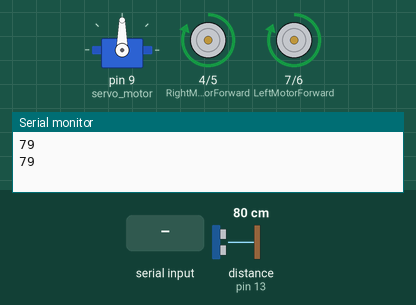
The sketch below on a simulated Arduino Uno, built with avr-gcc and run on an emulated ATmega328P. Shown: servo, motor-driver pin pairs drawn as motors (green arrow = first pin HIGH = forward, orange = second pin HIGH = backward, longer = more drive), the last lines printed to the serial monitor. Wiring (inferred from the names in the program): ultrasonic range finder: trigger pin 12; echo pin 13. The inputs (shaded band) are chosen by the test bench; at power-on: distance to the obstacle (sensor on pin 13) 80 cm. The echo pulse lasts 58.3 µs per cm.

Above: at 3.5 s.
3.6 s: distance to the obstacle (sensor on pin 13) set to 18 cm
5.1 s: distance to the obstacle (sensor on pin 13) set to 15 cm
At 7.0 s:
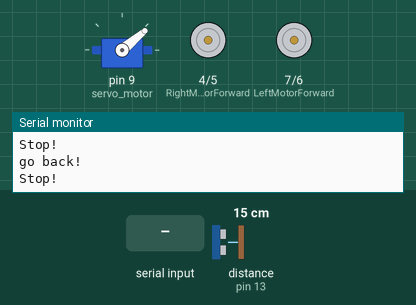
At 7.9 s:
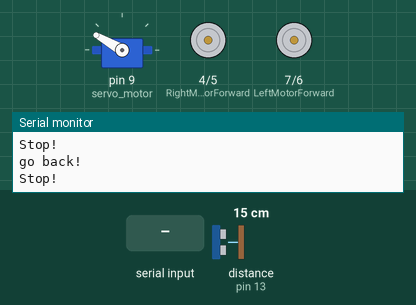
8.1 s: "L" received over Serial
At 8.8 s:
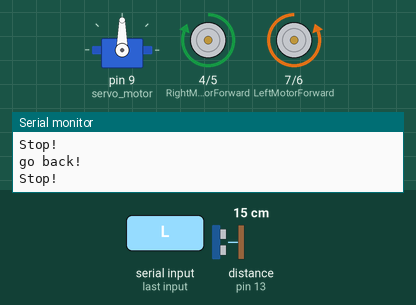
11.1 s: "F" received over Serial
14.1 s: distance to the obstacle (sensor on pin 13) set to 35 cm
Timing chart, 0 to 18.1 s (numbered marks = the images above; inputs shaded):
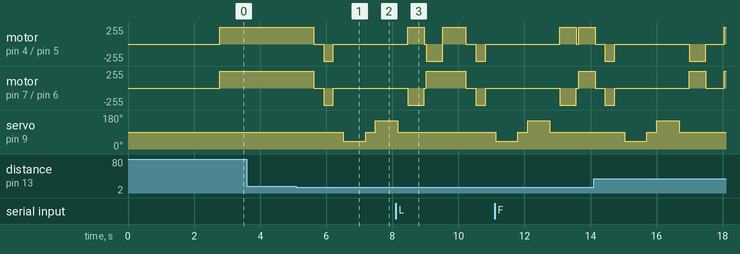

The sketch:

WLANcar.ino
```cpp
//MakewithREX Bot controller android app
#include <Servo.h>


//sensor pins
/*#define trig_pin A1 //analog input 1
#define echo_pin A2 //analog input 2
*/
int trigPin=12; int echoPin=13;
long duration,cm;


#define maximum_distance 200
boolean goesForward = false;
int distance = 100;

// NewPing sonar(trig_pin, echo_pin, maximum_distance); //sensor function
Servo servo_motor; //our servo name

char getstr;
const int LeftMotorForward = 7;
const int LeftMotorBackward = 6;
const int RightMotorForward = 4;
const int RightMotorBackward = 5;

int lookRight(){
  servo_motor.write(40);
  delay(500);
  int distance = readPing();
  delay(100);
  servo_motor.write(90);
  return distance;
}

int lookLeft(){
  servo_motor.write(150);
  delay(500);
  int distance = readPing();
  delay(100);
  servo_motor.write(90);
  return distance;
  delay(100);
}

int readPing(){
  delay(70);
  digitalWrite(trigPin,LOW);   delayMicroseconds(5);
  digitalWrite(trigPin,HIGH);  delayMicroseconds(10);
  digitalWrite(trigPin,LOW);

  duration = pulseIn(echoPin,HIGH);

  cm=(duration/2)/29.1; //*0.0341
  if (cm==0){
    cm=250;
  }
  return cm;
}


void _mForward()
{

  digitalWrite(LeftMotorForward, HIGH);
    digitalWrite(RightMotorForward, HIGH);

    digitalWrite(LeftMotorBackward, LOW);
    digitalWrite(RightMotorBackward, LOW);
 // Serial.println("go forward!");
}
void _mBack()
{

  digitalWrite(LeftMotorBackward, HIGH);
  digitalWrite(RightMotorBackward, HIGH);

  digitalWrite(LeftMotorForward, LOW);
  digitalWrite(RightMotorForward, LOW);
  Serial.println("go back!");
}
void _mleft()
{

  digitalWrite(LeftMotorBackward, HIGH);
  digitalWrite(RightMotorForward, HIGH);

  digitalWrite(LeftMotorForward, LOW);
  digitalWrite(RightMotorBackward, LOW);

  delay(500);

  digitalWrite(LeftMotorForward, HIGH);
  digitalWrite(RightMotorForward, HIGH);

  digitalWrite(LeftMotorBackward, LOW);
  digitalWrite(RightMotorBackward, LOW);

  Serial.println("go left!");
}
void _mright()
{


  digitalWrite(LeftMotorForward, HIGH);
  digitalWrite(RightMotorBackward, HIGH);

  digitalWrite(LeftMotorBackward, LOW);
  digitalWrite(RightMotorForward, LOW);

  delay(500);

  digitalWrite(LeftMotorForward, HIGH);
  digitalWrite(RightMotorForward, HIGH);

  digitalWrite(LeftMotorBackward, LOW);
  digitalWrite(RightMotorBackward, LOW);
  Serial.println("go right!");

}
void _mStop()
{
  digitalWrite(RightMotorForward, LOW);
  digitalWrite(LeftMotorForward, LOW);
  digitalWrite(RightMotorBackward, LOW);
  digitalWrite(LeftMotorBackward, LOW);
  Serial.println("Stop!");
}

void setup()
{

  Serial.begin(9600);
  pinMode(RightMotorForward, OUTPUT);
  pinMode(LeftMotorForward, OUTPUT);
  pinMode(LeftMotorBackward, OUTPUT);
  pinMode(RightMotorBackward, OUTPUT);

    servo_motor.attach(9); //our servo pin

  pinMode(trigPin,OUTPUT);
  pinMode(echoPin,INPUT);


  servo_motor.write(90);
  delay(2000);
  distance = readPing();
  delay(100);
  /*distance = readPing();
  delay(100);
  distance = readPing();
  delay(100);
  */distance = readPing();
  delay(100);
}


void loop()
  {
   int distanceRight = 0;
  int distanceLeft = 0;
  delay(50);

  distance = readPing();
   Serial.println(distance);
  delay(300);

    if (distance <= 15){
      Serial.println(distance);
     _mStop();
    delay(300);
    _mBack();
    delay(300);
    _mStop();
    delay(300);
    distanceRight = lookRight();
    delay(300);
    distanceLeft = lookLeft();
    delay(300);

     if (distance >= distanceRight){
      _mleft();
      _mStop();
    }
    else{
      _mright();
      _mStop();
    }
  }
  else{
    _mForward();
  }


  distance = readPing();

   //else{
  getstr=Serial.read();
 if(getstr=='F')
  {
    _mForward();
  }
  else if(getstr=='B')
  {
    _mBack();
    delay(200);
  }
  else if(getstr=='R')// according to my robot. otherwise L
  {
    _mleft();
    delay(200);
  }
  else if(getstr=='L') // according to my robot. otherwise R
  {
    _mright();
    delay(200);
  }
  else if(getstr=='X')
  {
     _mStop();
  }

   distance = readPing();
}
```

Measured:
- the behaviour switches between 17 and 16 cm on distance to the obstacle (sensor on pin 13) (found by bisection; images 0 and 1)
- after the input at 5.1 s, motor on pin 4 (RightMotorForward) / pin 5 (RightMotorBackward), motor on pin 7 (LeftMotorForward) / pin 6 (LeftMotorBackward): forward 255/255 → stopped after 0.52 s, → backward 255/255 0.30 s later, → stopped 0.30 s later; servo on pin 9 (servo_motor): 90° → 40° after 1.4 s, → 90° 0.67 s later, → 150° 0.30 s later
- after the input at 8.1 s, servo on pin 9 (servo_motor): goes on until 8.2 s, then stays 90°
